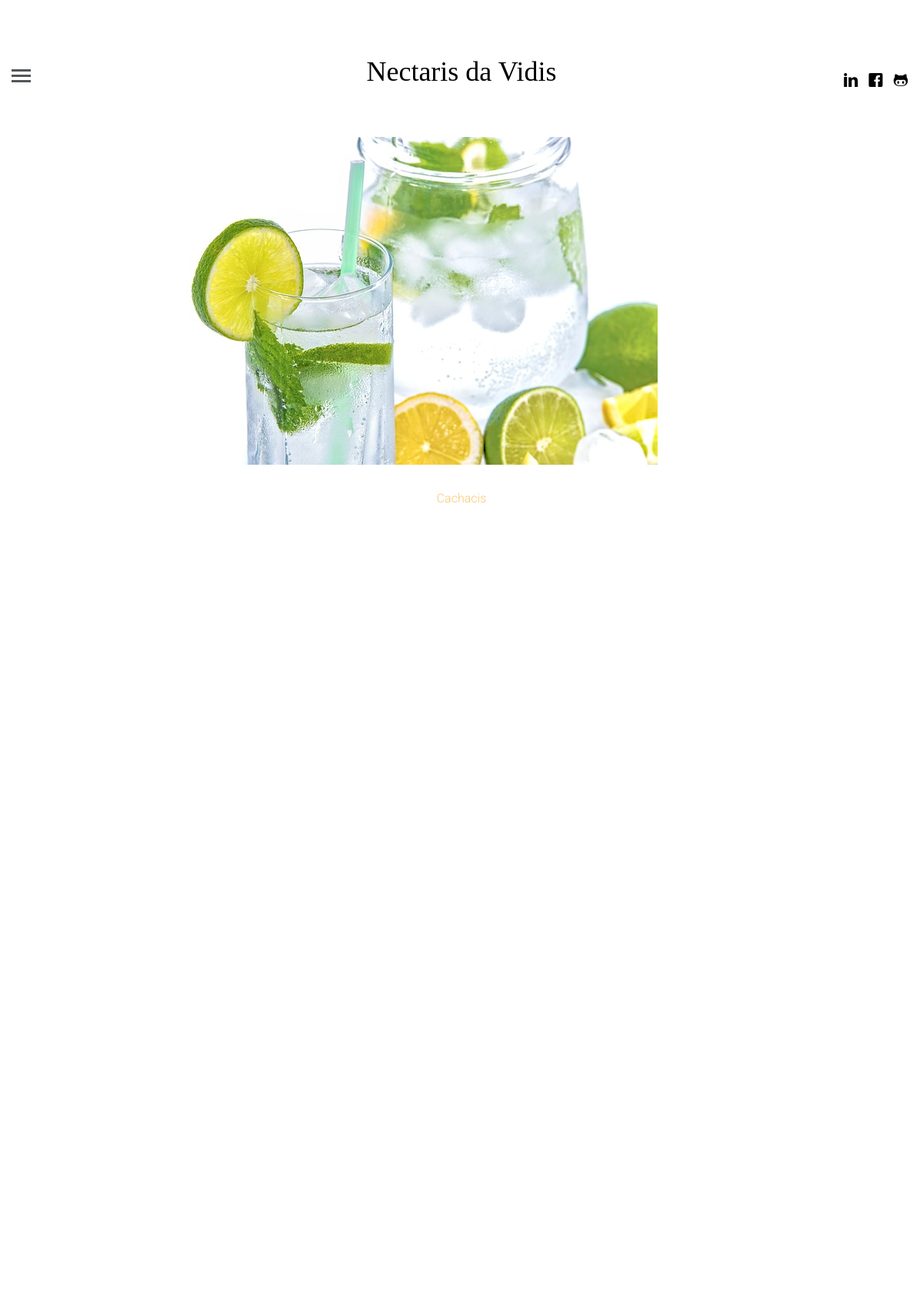
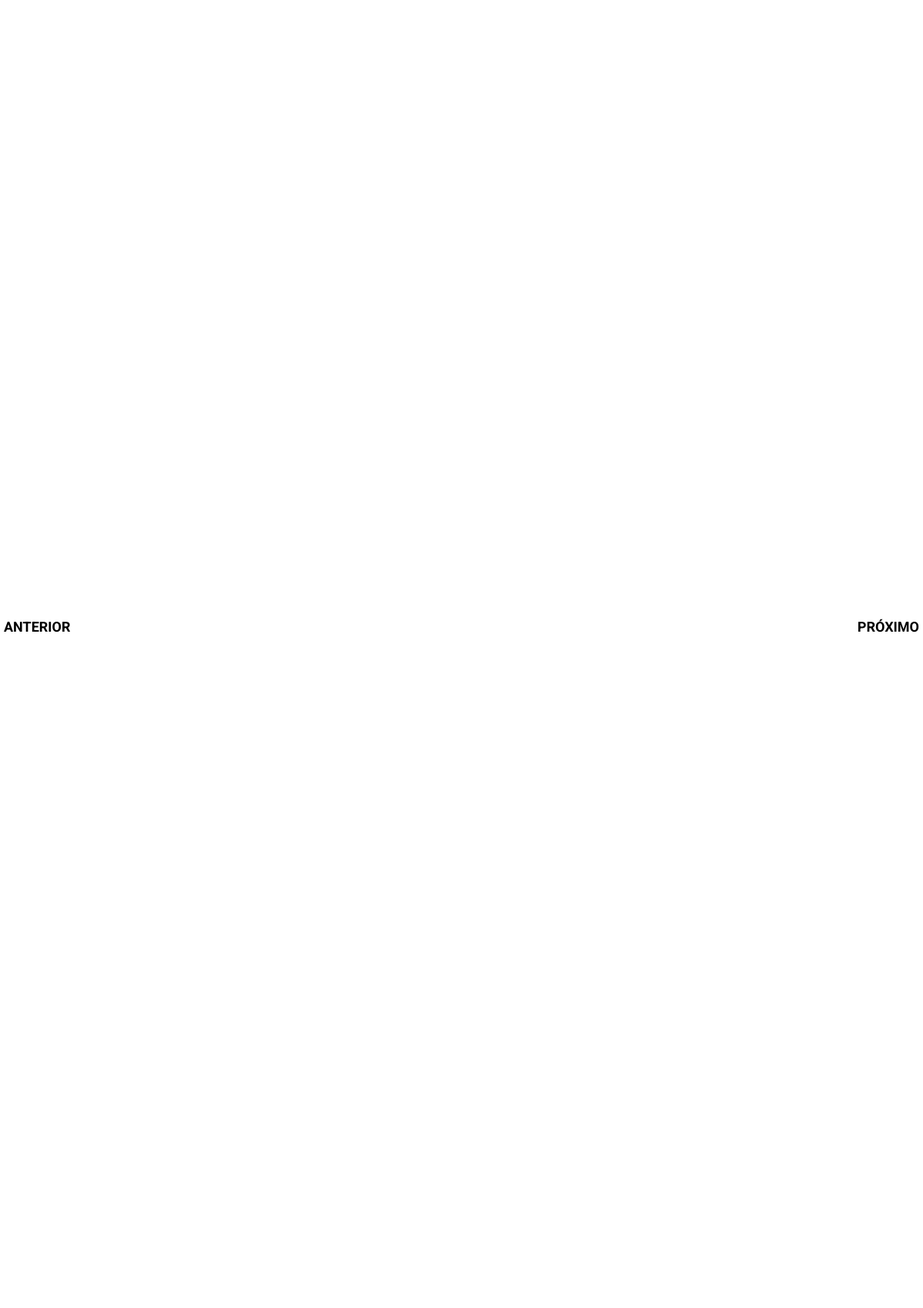
The page /posts/list/10 (upper part) on the database its author committed (2 pictures, top to bottom).
### posts/models.py (models this page shows, shortened)
class Post(models.Model):
    autor=models.CharField(max_length=30)
    title=models.CharField(max_length=30)
    texto=models.TextField()
    slug=models.CharField(max_length=10,null=True,blank=True)
    pic=models.ImageField(upload_to='posts_pics',null=True,blank=True)
    created_date = models.DateTimeField(default=timezone.now)
    published_date = models.DateTimeField(blank=True, null=True)

### posts/views.py (the view)
# urls.py: path('list/<int:id>',list_post, name='list_post'),
def list_post(request, id):
    post = get_object_or_404(Post, pk=id)
    return render(request,'home/single.html',{'post':post})

### templates/home/single.html (shortened to what this page needs)
{% load static %}
<!DOCTYPE html>
 <html class="no-js">
	<head>
	<link rel="stylesheet" href="{% static 'css/animate.css' %}">
	<link rel="stylesheet" href="{% static 'css/icomoon.css' %}">
	<link rel="stylesheet" href="{% static 'css/bootstrap.css' %}">
	<link rel="stylesheet" href="{% static 'css/style.css' %}">
	</head>
	<body>
	<header id="fh5co-header">
		<div class="container-fluid">
			<div class="row">
				<a href="#" class="js-fh5co-nav-toggle fh5co-nav-toggle"><i></i></a>
				<ul class="fh5co-social">
				<li><a href="https://www.linkedin.com/in/leandrolemes"><i class="icon-linkedin"></i></a></li>
				<li><a href="https://www.facebook.com/leandrocl2005"><i class="icon-facebook"></i></a></li>
				<li><a href="https://github.com/leandrocl2005"><i class="icon-github"></i></a></li>
				</ul>
				<div class="col-lg-12 col-md-12 text-center">
					<h1 id="fh5co-logo"><a href="index.html">Nectaris da Vidis</a></h1>
				</div>
			</div>
		</div>
	</header>
	<a href="{% url 'post_list' %}" class="fh5co-post-prev"><span><i class="icon-chevron-left"></i>Anterior</span></a>
	<a href="{% url 'post_list' %}" class="fh5co-post-next"><span>Próximo<i class="icon-chevron-right"></i></span></a>
	<div class="container-fluid">
		<div class="row fh5co-post-entry single-entry">
			<article class="col-lg-8 col-lg-offset-2 col-md-8 col-md-offset-2 col-sm-8 col-sm-offset-2 col-xs-12 col-xs-offset-0">
				<figure class="animate-box">
					<img src="../../media/{{post.pic}}" alt="{{post.title}}" class="img-responsive">
				</figure>
				<span class="fh5co-meta animate-box"><a href="single.html">{{post.slug}}</a></span>
				<div class="col-lg-12 col-lg-offset-0 col-md-12 col-md-offset-0 col-sm-12 col-sm-offset-0 col-xs-12 col-xs-offset-0 text-left content-article">
					<div class="row">
					</div>
					<div class="row rp-b">
					</div>
					<div class="row rp-b">
					</div>
					<div class="row rp-b">
					</div>
				</div>
			</article>
		</div>
	</div>
	</body>
</html>

### statics/css/icomoon.css (style rules this page uses)
[class^="icon-"], [class*=" icon-"] { font-family: 'icomoon' !important; speak: none; font-style: normal; font-weight: normal; font-variant: normal; text-transform: none; line-height: 1; -webkit-font-smoothing: antialiased; -moz-osx-font-smoothing: grayscale; }
.icon-chevron-left:before { content: "\e922"; }
.icon-chevron-right:before { content: "\e923"; }
.icon-facebook:before { content: "\ea67"; }
.icon-github:before { content: "\ea6b"; }
.icon-linkedin:before { content: "\ea73"; }

### statics/css/style.css (style rules this page uses)
html { background: #fff; }
body { font-family: "Roboto", arial, sans-serif; font-size: 18px; font-weight: 300; line-height: 1.8; color: #222; background: #fff; }
a { color: #f7c873; -webkit-transition: 0.5s; -o-transition: 0.5s; transition: 0.5s; }
h1, h2, h3, h4, h5, h6 { font-family: "Playfair Display", times, serif; color: #000; }
#fh5co-header { padding: 3em 3em; float: left; width: 100%; }
@media screen and (max-width: 1200px) { #fh5co-header { padding-left: 15px; padding-right: 15px; } }
#fh5co-header .fh5co-nav-toggle { position: absolute; top: 4.2em; left: 3em; z-index: 99; }
@media screen and (max-width: 1200px) { #fh5co-header .fh5co-nav-toggle { top: 4em; left: 15px; } }
#fh5co-header .fh5co-social { position: absolute !important; right: 3em !important; top: 3.2em; z-index: 99; -webkit-transition: 0.5s; -o-transition: 0.5s; transition: 0.5s; }
@media screen and (max-width: 1200px) { #fh5co-header .fh5co-social { right: 15px !important; top: 3.2em; } }
#fh5co-header #fh5co-logo { text-align: center; }
#fh5co-header #fh5co-logo a { color: #000; }
.fh5co-post-prev, .fh5co-post-next { position: fixed; z-index: 999; top: 50%; height: 50px; margin-top: -25px; color: #000; text-transform: uppercase; font-weight: bold; -webkit-transition: 0.5s; -o-transition: 0.5s; transition: 0.5s; }
.fh5co-post-prev span, .fh5co-post-next span { vertical-align: base; width: 100px; }
.fh5co-post-prev span i, .fh5co-post-next span i { top: 7px; position: relative; font-size: 30px; color: #000; }
.fh5co-post-prev { left: 0; margin-left: -25px; }
.fh5co-post-next { right: 0; margin-right: -25px; }
.fh5co-post-entry article { text-align: center; float: left; margin-bottom: 110px; padding-left: 3em; padding-right: 3em; }
@media screen and (max-width: 1200px) { .fh5co-post-entry article { margin-bottom: 80px; padding-left: 15px; padding-right: 15px; } }
.fh5co-post-entry article figure { margin-bottom: 30px; }
.fh5co-post-entry article .fh5co-meta { font-size: 16px; font-family: "Roboto", arial, sans-serif; color: #999999; margin-bottom: 20px; display: block; }
.fh5co-post-entry article .content-article { padding-top: 4em; }
.fh5co-social { padding: 0; margin: 30px 0 0 0; position: relative; }
.fh5co-social li { padding: 0; margin: 0; list-style: none; display: inline; }
.fh5co-social li a { font-size: 20px; padding: 4px; color: #000; }
.js .to-animate, .js .to-animate-2, .js .animate-box { opacity: 0; }
.fh5co-nav-toggle { width: 25px; height: 25px; cursor: pointer; text-decoration: none; }
.fh5co-nav-toggle i { position: relative; display: -moz-inline-stack; display: inline-block; zoom: 1; *display: inline; width: 25px; height: 3px; color: #535659; font: bold 14px/.4 Helvetica; text-transform: uppercase; text-indent: -55px; background: #535659; transition: all .2s ease-out; }
.fh5co-nav-toggle i::before, .fh5co-nav-toggle i::after { content: ''; width: 25px; height: 3px; background: #535659; position: absolute; left: 0; -webkit-transition: 0.2s; -o-transition: 0.2s; transition: 0.2s; }
.fh5co-nav-toggle i::before { top: -7px; }
.fh5co-nav-toggle i::after { bottom: -7px; }
.fh5co-nav-toggle { position: absolute; top: 18px; left: 0; z-index: 21; padding: 6px 0 0 0; display: block; margin: 0 auto; display: block; height: 44px; width: 25px; border-bottom: none !important; }
.rp-b { padding-bottom: 40px; }

### rows shown on the page
Post: pic (picture), slug "Cachacis"
